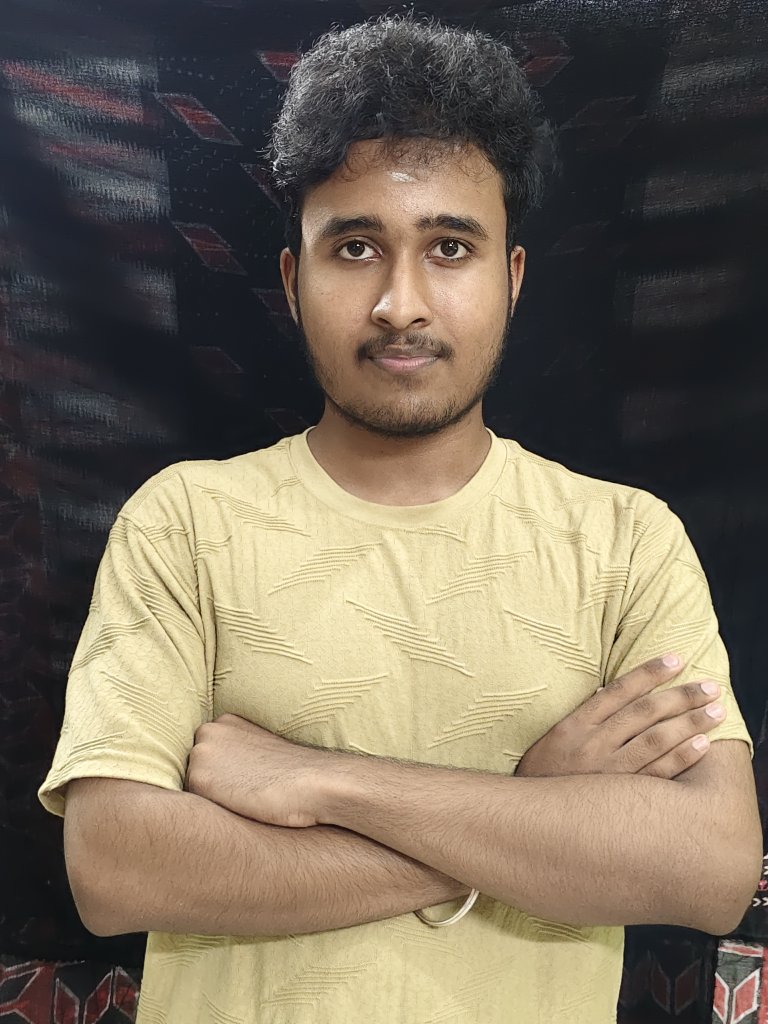
#> input picture 25008695.jpg, 3072 x 4096 px (shown at 1/4 size)
$ jupyter execute workshop_1.ipynb
#> lines starting #> are read from the running program, lines starting #| are printed output that depends on the picture; after the words box and inside, x2 and y2 are one past the last pixel; in counts of white or black regions, pixels touching at a corner belong together
[cell 1]
# Import libraries
import cv2
import numpy as np
import matplotlib.pyplot as plt

# 1. Load the Face Image
faceImage = cv2.imread('25008695.jpg')
#> faceImage is the input picture: shape (4096, 3072, 3); mean B, G, R 92.9, 109.1, 120.1
plt.imshow(faceImage[:,:,::-1]); plt.title("Face")
plt.show()

print("Face Image Dimension =", faceImage.shape)
#| Face Image Dimension = (4096, 3072, 3)

# 2. Load the Sunglass image (JPEG with black background)
glass_img = cv2.imread('glass.png')
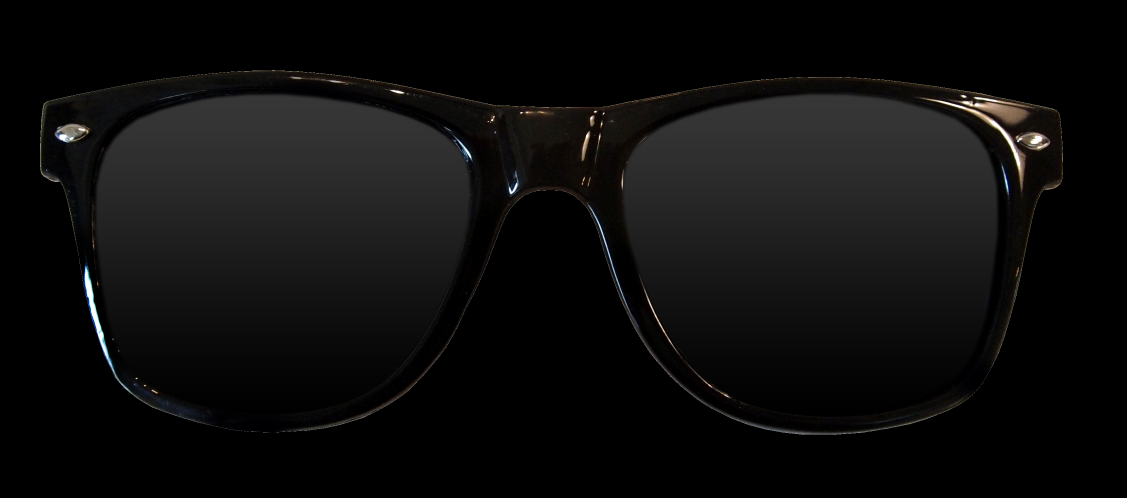
#> input picture glass.png, 3381 x 1494 px (shown at 1/3 size)
#> glass_img is the input picture: shape (1494, 3381, 3); mean B, G, R 12.8, 13, 13.3
plt.imshow(glass_img[:,:,::-1]); plt.title("glass.png")
plt.show()

# Create a mask from the black background since it's a JPEG without an alpha channel
glass_gray = cv2.cvtColor(glass_img, cv2.COLOR_BGR2GRAY)
_, glassMask1_full = cv2.threshold(glass_gray, 10, 255, cv2.THRESH_BINARY)
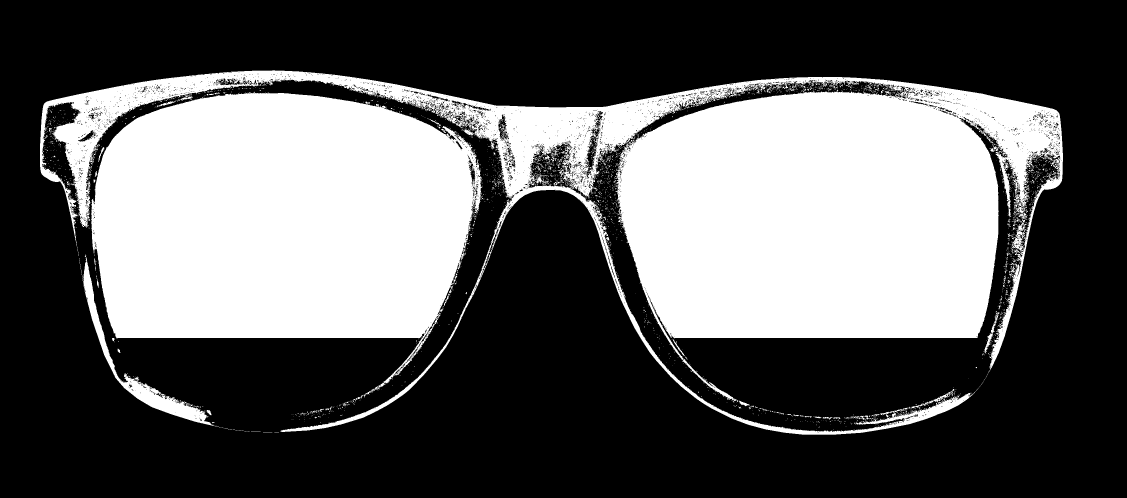
#> glassMask1_full: shape (1494, 3381) (shown at 1/3 size); 36.1% white; 2872 white regions (2727 under 20 px), largest, box (x1, y1, x2, y2) and area: (120, 211, 3189, 1304) 1039260, (273, 275, 1448, 1170) 750237, (250, 772, 652, 1280) 18297

# 3. Define the Region of Interest (ROI) for the boy's eyes
# Tweak these coordinates if the glasses don't align perfectly on your screen
roi_y1, roi_y2 = 880, 1230   # Y-coordinates (Height = 80)
roi_x1, roi_x2 = 1200, 2050   # X-coordinates (Width = 300)

glass_w = roi_x2 - roi_x1
glass_h = roi_y2 - roi_y1

# Resize the sunglasses and the newly created mask to fit over the eye region
glassBGR = cv2.resize(glass_img, (glass_w, glass_h))
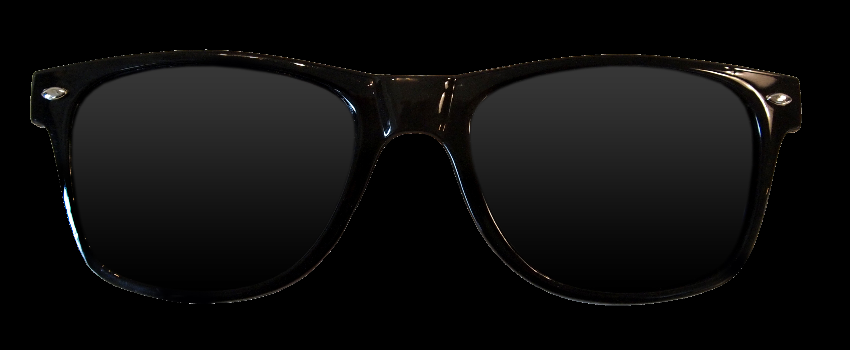
#> glassBGR: shape (350, 850, 3); mean B, G, R 12.8, 13, 13.3
glassMask1 = cv2.resize(glassMask1_full, (glass_w, glass_h))
print("Resized Glass Dimension =", glassBGR.shape)
#| Resized Glass Dimension = (350, 850, 3)

# Display the images for clarity
plt.figure(figsize=[15,15])
plt.subplot(121); plt.imshow(glassBGR[:,:,::-1]); plt.title('Sunglass Color channels')
plt.subplot(122); plt.imshow(glassMask1, cmap='gray'); plt.title('Sunglass Alpha channel (Generated)')
plt.show()
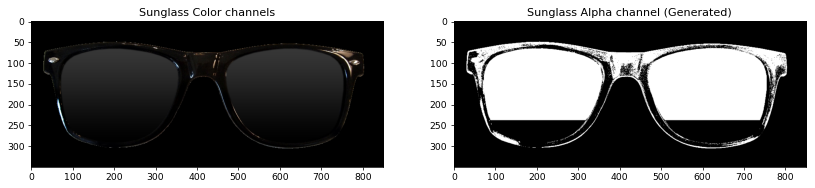
#> figure drawn by matplotlib, 2 panels

# 4. Naive Replacement
faceWithGlassesNaive = faceImage.copy()

# Replace the eye region directly with the sunglass image (will leave a black box around the frames)
faceWithGlassesNaive[roi_y1:roi_y2, roi_x1:roi_x2] = glassBGR

plt.imshow(faceWithGlassesNaive[...,::-1]); plt.title("Naive Replacement")
plt.show()

# 5. Arithmetic Masking for Seamless Blending
# Make the dimensions of the mask same as the input image
glassMask = cv2.merge((glassMask1, glassMask1, glassMask1))

# Make the values [0,1] since we are using arithmetic operations
glassMask = np.uint8(glassMask/255)
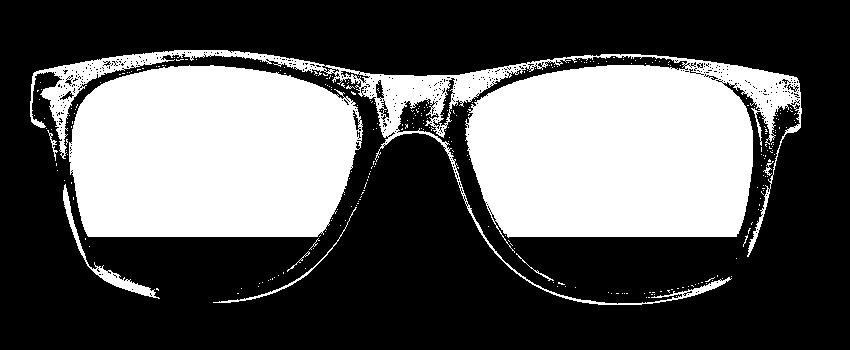
#> glassMask: shape (350, 850, 3); values 0 (black) and 1 (white), 34.8% white; 294 white regions (285 under 20 px), largest, box (x1, y1, x2, y2) and area: (30, 50, 802, 305) 57717, (69, 65, 363, 237) 43732, (63, 184, 160, 299) 976

# Make a copy of original for arithmetic blending
faceWithGlassesArithmetic = faceImage.copy()

# Get the eye region from the face image
eyeROI = faceWithGlassesArithmetic[roi_y1:roi_y2, roi_x1:roi_x2]
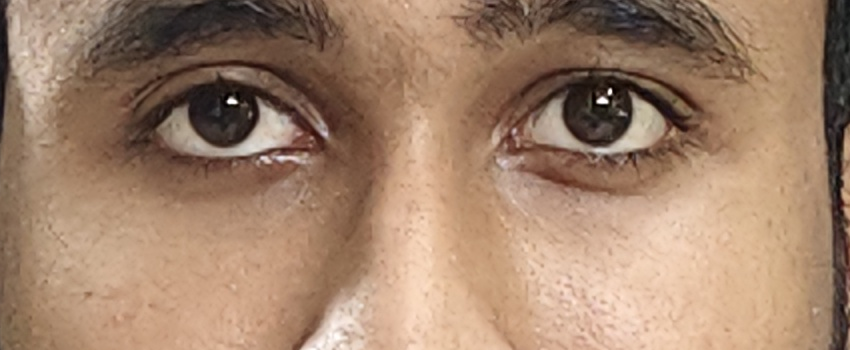
#> eyeROI: shape (350, 850, 3); mean B, G, R 107.4, 130.4, 161.4

# Use the mask to create the masked eye region (black out the area where glasses will go)
maskedEye = cv2.multiply(eyeROI, (1 - glassMask))
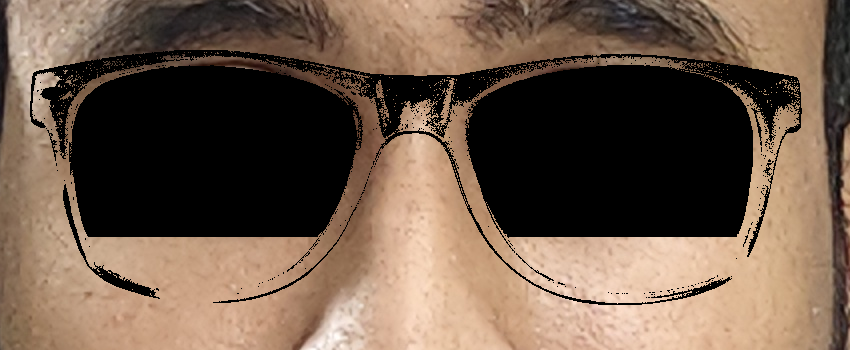
#> maskedEye: shape (350, 850, 3); mean B, G, R 74.9, 90.8, 111.3

# Use the mask to create the masked sunglass region (black out the background of the glasses)
maskedGlass = cv2.multiply(glassBGR, glassMask)

# Combine the Sunglass in the Eye Region to get the augmented image
eyeRoiFinal = cv2.add(maskedEye, maskedGlass)
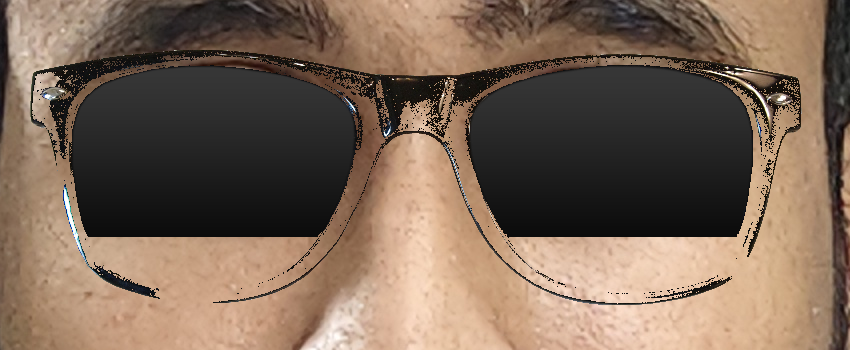
#> eyeRoiFinal: shape (350, 850, 3); mean B, G, R 86.7, 102.8, 123.5

# Display the intermediate results
plt.figure(figsize=[20,20])
plt.subplot(131); plt.imshow(maskedEye[...,::-1]); plt.title("Masked Eye Region")
plt.subplot(132); plt.imshow(maskedGlass[...,::-1]); plt.title("Masked Sunglass Region")
plt.subplot(133); plt.imshow(eyeRoiFinal[...,::-1]); plt.title("Augmented Eye and Sunglass")
plt.show()
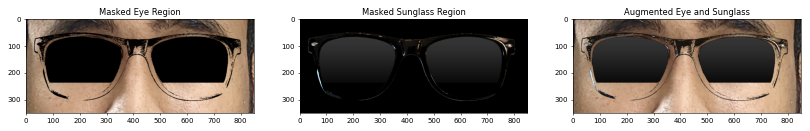
#> figure drawn by matplotlib, 3 panels

# Replace the eye ROI with the output from the previous section
faceWithGlassesArithmetic[roi_y1:roi_y2, roi_x1:roi_x2] = eyeRoiFinal

# Display the final result
plt.figure(figsize=[20,20])
plt.subplot(121); plt.imshow(faceImage[:,:,::-1]); plt.title("Original Image")
plt.subplot(122); plt.imshow(faceWithGlassesArithmetic[:,:,::-1]); plt.title("With Sunglasses")
plt.show()
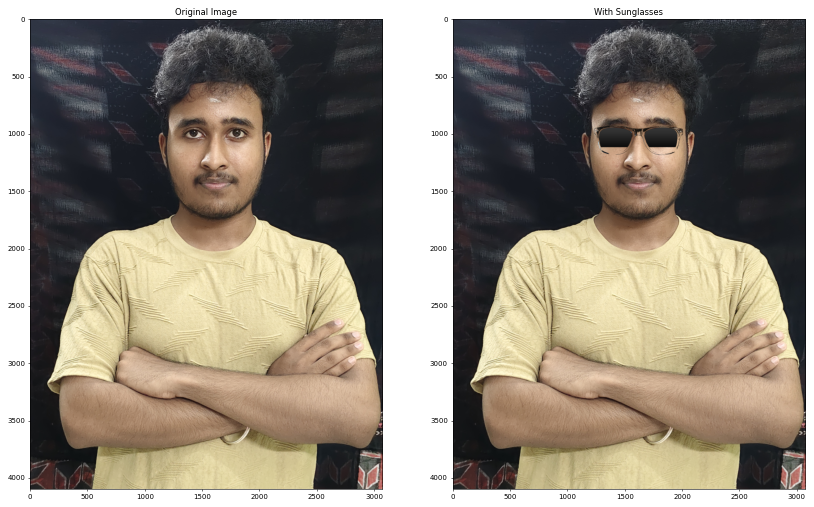
#> figure drawn by matplotlib, 2 panels
